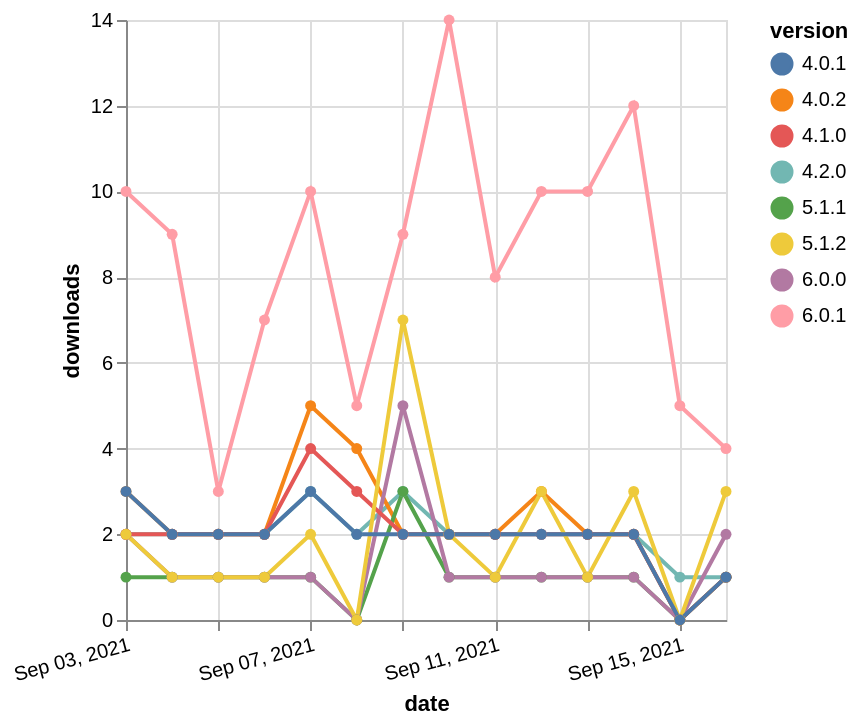

Vega-Lite specification for this chart:
### Vega-Lite specification from a JSON file in a GitHub repository (floating-point values rounded to 4 significant figures)
{"$schema": "https://vega.github.io/schema/vega-lite/v5.json", "description": "A simple bar chart with embedded data.", "data": {"values": [{"date": "2021-09-03", "total": 3030, "delta": 2, "version": "4.2.0"}, {"date": "2021-09-04", "total": 3032, "delta": 2, "version": "4.2.0"}, {"date": "2021-09-05", "total": 3034, "delta": 2, "version": "4.2.0"}, {"date": "2021-09-06", "total": 3036, "delta": 2, "version": "4.2.0"}, {"date": "2021-09-07", "total": 3039, "delta": 3, "version": "4.2.0"}, {"date": "2021-09-08", "total": 3041, "delta": 2, "version": "4.2.0"}, {"date": "2021-09-09", "total": 3044, "delta": 3, "version": "4.2.0"}, {"date": "2021-09-10", "total": 3046, "delta": 2, "version": "4.2.0"}, {"date": "2021-09-11", "total": 3048, "delta": 2, "version": "4.2.0"}, {"date": "2021-09-12", "total": 3050, "delta": 2, "version": "4.2.0"}, {"date": "2021-09-13", "total": 3052, "delta": 2, "version": "4.2.0"}, {"date": "2021-09-14", "total": 3054, "delta": 2, "version": "4.2.0"}, {"date": "2021-09-15", "total": 3055, "delta": 1, "version": "4.2.0"}, {"date": "2021-09-16", "total": 3056, "delta": 1, "version": "4.2.0"}, {"date": "2021-09-03", "total": 4454, "delta": 3, "version": "4.0.2"}, {"date": "2021-09-04", "total": 4456, "delta": 2, "version": "4.0.2"}, {"date": "2021-09-05", "total": 4458, "delta": 2, "version": "4.0.2"}, {"date": "2021-09-06", "total": 4460, "delta": 2, "version": "4.0.2"}, {"date": "2021-09-07", "total": 4465, "delta": 5, "version": "4.0.2"}, {"date": "2021-09-08", "total": 4469, "delta": 4, "version": "4.0.2"}, {"date": "2021-09-09", "total": 4471, "delta": 2, "version": "4.0.2"}, {"date": "2021-09-10", "total": 4473, "delta": 2, "version": "4.0.2"}, {"date": "2021-09-11", "total": 4475, "delta": 2, "version": "4.0.2"}, {"date": "2021-09-12", "total": 4478, "delta": 3, "version": "4.0.2"}, {"date": "2021-09-13", "total": 4480, "delta": 2, "version": "4.0.2"}, {"date": "2021-09-14", "total": 4482, "delta": 2, "version": "4.0.2"}, {"date": "2021-09-15", "total": 4482, "delta": 0, "version": "4.0.2"}, {"date": "2021-09-16", "total": 4483, "delta": 1, "version": "4.0.2"}, {"date": "2021-09-03", "total": 557, "delta": 1, "version": "5.1.1"}, {"date": "2021-09-04", "total": 558, "delta": 1, "version": "5.1.1"}, {"date": "2021-09-05", "total": 559, "delta": 1, "version": "5.1.1"}, {"date": "2021-09-06", "total": 560, "delta": 1, "version": "5.1.1"}, {"date": "2021-09-07", "total": 561, "delta": 1, "version": "5.1.1"}, {"date": "2021-09-08", "total": 561, "delta": 0, "version": "5.1.1"}, {"date": "2021-09-09", "total": 564, "delta": 3, "version": "5.1.1"}, {"date": "2021-09-10", "total": 565, "delta": 1, "version": "5.1.1"}, {"date": "2021-09-11", "total": 566, "delta": 1, "version": "5.1.1"}, {"date": "2021-09-12", "total": 567, "delta": 1, "version": "5.1.1"}, {"date": "2021-09-13", "total": 568, "delta": 1, "version": "5.1.1"}, {"date": "2021-09-14", "total": 569, "delta": 1, "version": "5.1.1"}, {"date": "2021-09-15", "total": 569, "delta": 0, "version": "5.1.1"}, {"date": "2021-09-16", "total": 570, "delta": 1, "version": "5.1.1"}, {"date": "2021-09-03", "total": 199, "delta": 10, "version": "6.0.1"}, {"date": "2021-09-04", "total": 208, "delta": 9, "version": "6.0.1"}, {"date": "2021-09-05", "total": 211, "delta": 3, "version": "6.0.1"}, {"date": "2021-09-06", "total": 218, "delta": 7, "version": "6.0.1"}, {"date": "2021-09-07", "total": 228, "delta": 10, "version": "6.0.1"}, {"date": "2021-09-08", "total": 233, "delta": 5, "version": "6.0.1"}, {"date": "2021-09-09", "total": 242, "delta": 9, "version": "6.0.1"}, {"date": "2021-09-10", "total": 256, "delta": 14, "version": "6.0.1"}, {"date": "2021-09-11", "total": 264, "delta": 8, "version": "6.0.1"}, {"date": "2021-09-12", "total": 274, "delta": 10, "version": "6.0.1"}, {"date": "2021-09-13", "total": 284, "delta": 10, "version": "6.0.1"}, {"date": "2021-09-14", "total": 296, "delta": 12, "version": "6.0.1"}, {"date": "2021-09-15", "total": 301, "delta": 5, "version": "6.0.1"}, {"date": "2021-09-16", "total": 305, "delta": 4, "version": "6.0.1"}, {"date": "2021-09-03", "total": 351, "delta": 2, "version": "6.0.0"}, {"date": "2021-09-04", "total": 352, "delta": 1, "version": "6.0.0"}, {"date": "2021-09-05", "total": 353, "delta": 1, "version": "6.0.0"}, {"date": "2021-09-06", "total": 354, "delta": 1, "version": "6.0.0"}, {"date": "2021-09-07", "total": 355, "delta": 1, "version": "6.0.0"}, {"date": "2021-09-08", "total": 355, "delta": 0, "version": "6.0.0"}, {"date": "2021-09-09", "total": 360, "delta": 5, "version": "6.0.0"}, {"date": "2021-09-10", "total": 361, "delta": 1, "version": "6.0.0"}, {"date": "2021-09-11", "total": 362, "delta": 1, "version": "6.0.0"}, {"date": "2021-09-12", "total": 363, "delta": 1, "version": "6.0.0"}, {"date": "2021-09-13", "total": 364, "delta": 1, "version": "6.0.0"}, {"date": "2021-09-14", "total": 365, "delta": 1, "version": "6.0.0"}, {"date": "2021-09-15", "total": 365, "delta": 0, "version": "6.0.0"}, {"date": "2021-09-16", "total": 367, "delta": 2, "version": "6.0.0"}, {"date": "2021-09-03", "total": 4302, "delta": 2, "version": "4.1.0"}, {"date": "2021-09-04", "total": 4304, "delta": 2, "version": "4.1.0"}, {"date": "2021-09-05", "total": 4306, "delta": 2, "version": "4.1.0"}, {"date": "2021-09-06", "total": 4308, "delta": 2, "version": "4.1.0"}, {"date": "2021-09-07", "total": 4312, "delta": 4, "version": "4.1.0"}, {"date": "2021-09-08", "total": 4315, "delta": 3, "version": "4.1.0"}, {"date": "2021-09-09", "total": 4317, "delta": 2, "version": "4.1.0"}, {"date": "2021-09-10", "total": 4319, "delta": 2, "version": "4.1.0"}, {"date": "2021-09-11", "total": 4321, "delta": 2, "version": "4.1.0"}, {"date": "2021-09-12", "total": 4323, "delta": 2, "version": "4.1.0"}, {"date": "2021-09-13", "total": 4325, "delta": 2, "version": "4.1.0"}, {"date": "2021-09-14", "total": 4327, "delta": 2, "version": "4.1.0"}, {"date": "2021-09-15", "total": 4327, "delta": 0, "version": "4.1.0"}, {"date": "2021-09-16", "total": 4328, "delta": 1, "version": "4.1.0"}, {"date": "2021-09-03", "total": 3404, "delta": 2, "version": "5.1.2"}, {"date": "2021-09-04", "total": 3405, "delta": 1, "version": "5.1.2"}, {"date": "2021-09-05", "total": 3406, "delta": 1, "version": "5.1.2"}, {"date": "2021-09-06", "total": 3407, "delta": 1, "version": "5.1.2"}, {"date": "2021-09-07", "total": 3409, "delta": 2, "version": "5.1.2"}, {"date": "2021-09-08", "total": 3409, "delta": 0, "version": "5.1.2"}, {"date": "2021-09-09", "total": 3416, "delta": 7, "version": "5.1.2"}, {"date": "2021-09-10", "total": 3418, "delta": 2, "version": "5.1.2"}, {"date": "2021-09-11", "total": 3419, "delta": 1, "version": "5.1.2"}, {"date": "2021-09-12", "total": 3422, "delta": 3, "version": "5.1.2"}, {"date": "2021-09-13", "total": 3423, "delta": 1, "version": "5.1.2"}, {"date": "2021-09-14", "total": 3426, "delta": 3, "version": "5.1.2"}, {"date": "2021-09-15", "total": 3426, "delta": 0, "version": "5.1.2"}, {"date": "2021-09-16", "total": 3429, "delta": 3, "version": "5.1.2"}, {"date": "2021-09-03", "total": 2771, "delta": 3, "version": "4.0.1"}, {"date": "2021-09-04", "total": 2773, "delta": 2, "version": "4.0.1"}, {"date": "2021-09-05", "total": 2775, "delta": 2, "version": "4.0.1"}, {"date": "2021-09-06", "total": 2777, "delta": 2, "version": "4.0.1"}, {"date": "2021-09-07", "total": 2780, "delta": 3, "version": "4.0.1"}, {"date": "2021-09-08", "total": 2782, "delta": 2, "version": "4.0.1"}, {"date": "2021-09-09", "total": 2784, "delta": 2, "version": "4.0.1"}, {"date": "2021-09-10", "total": 2786, "delta": 2, "version": "4.0.1"}, {"date": "2021-09-11", "total": 2788, "delta": 2, "version": "4.0.1"}, {"date": "2021-09-12", "total": 2790, "delta": 2, "version": "4.0.1"}, {"date": "2021-09-13", "total": 2792, "delta": 2, "version": "4.0.1"}, {"date": "2021-09-14", "total": 2794, "delta": 2, "version": "4.0.1"}, {"date": "2021-09-15", "total": 2794, "delta": 0, "version": "4.0.1"}, {"date": "2021-09-16", "total": 2795, "delta": 1, "version": "4.0.1"}]}, "width": "container", "mark": {"type": "line", "point": {"filled": true}}, "encoding": {"x": {"field": "date", "type": "temporal", "timeUnit": "yearmonthdate", "title": "date", "axis": {"labelAngle": -15}}, "y": {"field": "delta", "type": "quantitative", "title": "downloads"}, "color": {"field": "version", "type": "nominal"}, "tooltip": {"field": "delta"}}}
